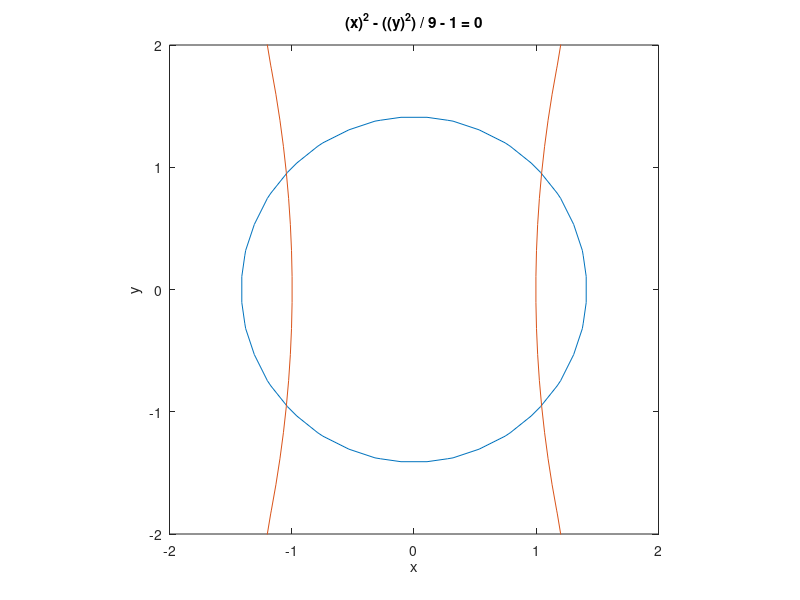

Write MATLAB code to recreate this figure. (Note: this script raises an error after producing the figure.)
%exemplo1
close all
clear all
clc
ezplot(@(x,y) (x).^2 + (y).^2 -2)
hold on
ezplot(@(x,y) (x).^2 - ((y).^2)/9 -1)
axis equal
xlim([-2 2])
ylim([-2 2])

func{1}=@(x)x(1).^2 + x(2).^2 -2;
func{2}=@(x)x(1).^2 - (x(2).^2)/9 -1;

x1=newton([0.5;0.5],0.0001,1000,func);
plot(x1(1),x1(2),"o","markersize",15,"linewidth",2);
x2=newton([-0.5;0.5],0.0001,1000,func);
plot(x2(1),x2(2),"o","markersize",15,"linewidth",2);
x3=newton([0.5;-0.5],0.0001,1000,func);
plot(x3(1),x3(2),"o","markersize",15,"linewidth",2);
x4=newton([-0.5;-0.5],0.0001,1000,func);
plot(x4(1),x4(2),"o","markersize",15,"linewidth",2);